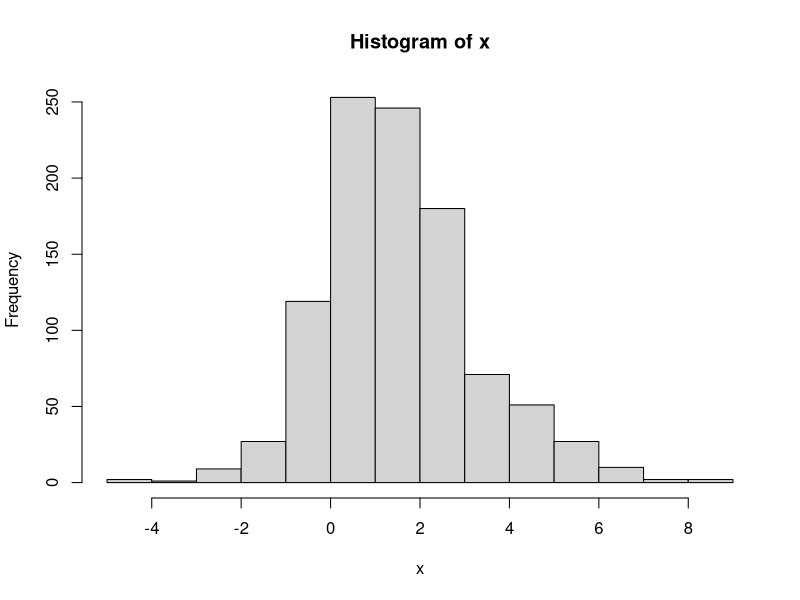

Write R code to recreate this figure. (Note: this script raises an error after producing the figure.)
l<-rbinom(1000,1,0.5)
x<-vector(length=1000)

for (i in 1:1000){
  if(l[i]==0){
    x[i]=rnorm(1,mean=1,sd=1)
    
  }
  else{x[i]=rnorm(1,mean=2,sd=2)}
  
}
hist(x)
mixture(x,method="EM",maxit=1000)